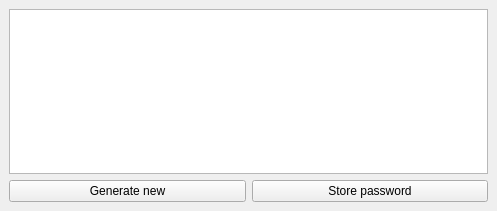
<?xml version="1.0" encoding="UTF-8"?>
<ui version="4.0">
    <class>MainWindow</class>
    <widget class="QMainWindow" name="MainWindow">
        <property name="geometry">
            <rect>
                <x>0</x>
                <y>0</y>
                <width>497</width>
                <height>211</height>
            </rect>
        </property>
        <property name="windowTitle">
            <string>MainWindow</string>
        </property>
        <widget class="QWidget" name="centralwidget">
            <layout class="QVBoxLayout" name="verticalLayout_3">
                <item>
                    <widget class="QTableView" name="tableView">
                        <property name="contextMenuPolicy">
                            <enum>Qt::ActionsContextMenu</enum>
                        </property>
                        <attribute name="verticalHeaderVisible">
                            <bool>false</bool>
                        </attribute>
                    </widget>
                </item>
                <item>
                    <layout class="QHBoxLayout" name="horizontalLayout">
                        <item>
                            <widget class="QPushButton" name="generate_password">
                                <property name="text">
                                    <string>Generate new</string>
                                </property>
                            </widget>
                        </item>
                        <item>
                            <widget class="QPushButton" name="store_password">
                                <property name="text">
                                    <string>Store password</string>
                                </property>
                            </widget>
                        </item>
                    </layout>
                </item>
            </layout>
        </widget>
        <action name="actionDelete">
            <property name="text">
                <string>Delete</string>
            </property>
            <property name="shortcut">
                <string>Del</string>
            </property>
        </action>
    </widget>
    <resources/>
    <connections/>
</ui>
